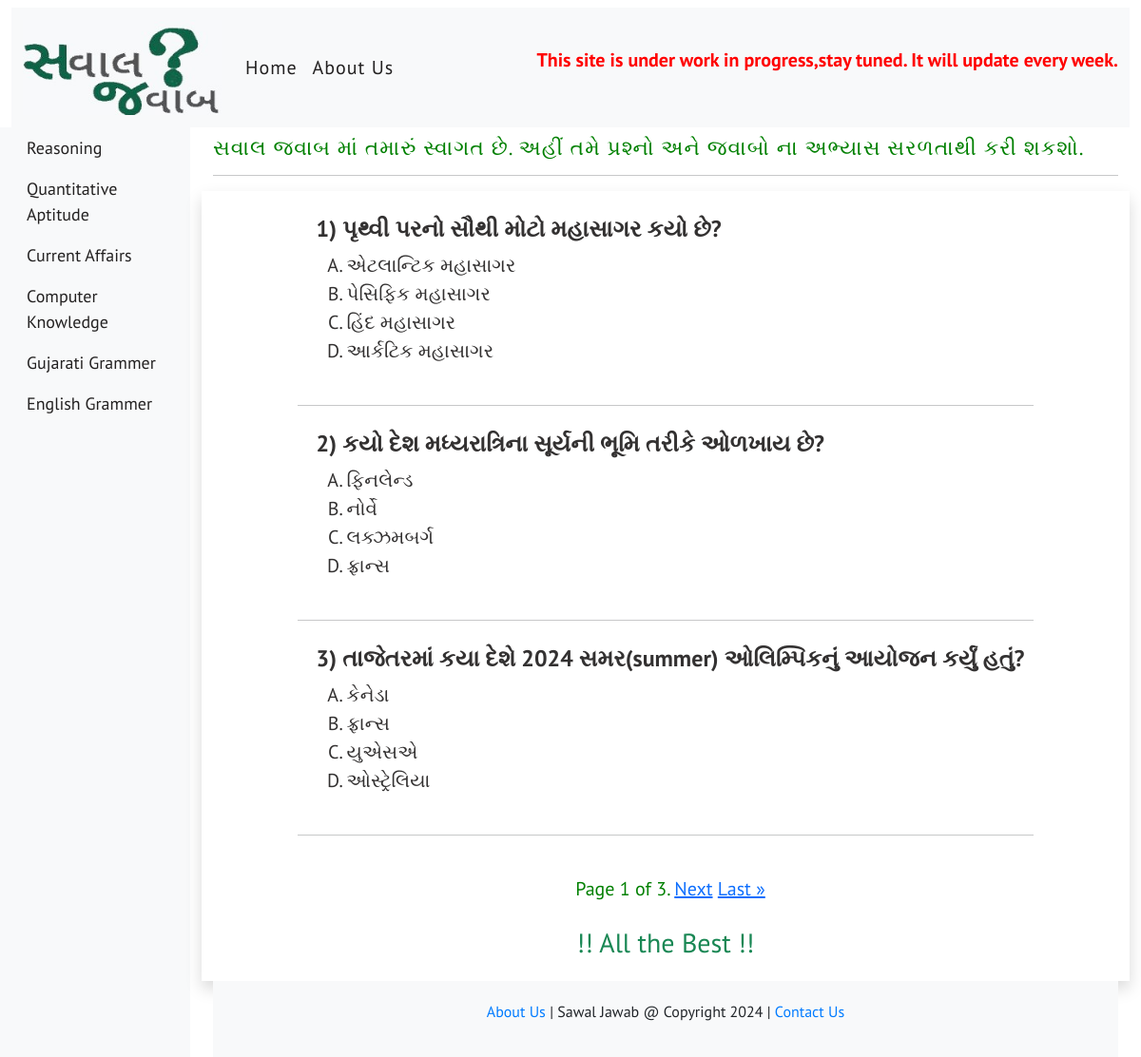
The app's page /generalknowledge/world_gk/ with its own data.
### myapp/models.py (models this page shows)
class Current_Affairs(models.Model):
    question=models.CharField(max_length=500)
    answer=models.CharField(max_length=500)
    opt_A=models.CharField(max_length=500)
    opt_B=models.CharField(max_length=500)
    opt_C=models.CharField(max_length=500)
    opt_D=models.CharField(max_length=500)
    ans_description=models.TextField(max_length=1000)
    category=models.CharField(max_length=300)
    question_topic=models.CharField(max_length=300)

class General_knowledge(Current_Affairs):
    pass

class Current_Affairs(models.Model):
    question=models.CharField(max_length=500)
    answer=models.CharField(max_length=500)
    opt_A=models.CharField(max_length=500)
    opt_B=models.CharField(max_length=500)
    opt_C=models.CharField(max_length=500)
    opt_D=models.CharField(max_length=500)
    ans_description=models.TextField(max_length=1000)
    category=models.CharField(max_length=300)
    question_topic=models.CharField(max_length=300)

### myapp/views.py (the view)
# urls.py: path('generalknowledge/<slug:category_slug>/',views.GK_questions,name='gk_questions'),
def GK_questions(request,category_slug):
    gk=General_knowledge.objects.filter(question_topic=category_slug)
    paginator = Paginator(gk, 3)
    page_number = request.GET.get("page")
    page_obj = paginator.get_page(page_number)
    return render(request,'myapp/sawaljawab.html',{'page_obj':page_obj})

### myapp/templates/myapp/sawaljawab.html (shortened to what this page needs)
{% extends 'myapp/base.html' %}
{% block content %}
<div class="col-md-9 ml-sm-auto col-lg-10 px-md-4">
    <h3 class="mt-2" id="gujaratiheadings">સવાલ જવાબ માં તમારું સ્વાગત છે. અહીં તમે પ્રશ્નો અને જવાબો ના અભ્યાસ સરળતાથી કરી શકશો.</h3>
    <hr>
    <div class="row mt-2 shadow p-3">
        <div class="currentaffairs">
            <div class="innersection">
                       {% for q in page_obj %}
                            <div>
                                <h4 style="text-align: left; letter-spacing: normal; font-weight:bold;"> <span class="question_id">{{ page_obj.start_index|add:forloop.counter0 }})</span> {{q.question}}</h4>
                                    <ul style="text-align: left; list-style:upper-alpha;">
                                        <li><a onclick="optASelected(this, '{{ q.answer }}', '{{ q.ans_description}}')">{{q.opt_A}}</a></li>
                                        <li><a onclick="optBSelected(this, '{{ q.answer }}', '{{ q.ans_description}}')">{{q.opt_B}}</a></li>
                                        <li><a onclick="optCSelected(this, '{{ q.answer }}', '{{ q.ans_description}}')">{{q.opt_C}}</a></li>
                                        <li><a onclick="optDSelected(this, '{{ q.answer }}', '{{ q.ans_description}}')">{{q.opt_D}}</a></li>
                                    </ul>
                          </div>
                       <hr style="font-weight: bolder;">
                      {% endfor %}
                       <div class="pagination">
                        <span class="step-links"  style="color: green; padding: 15px; font-size: 20px;">
                            <span class="current">
                                Page {{ page_obj.number }} of {{ page_obj.paginator.num_pages }}.
                            </span>
                            {% if page_obj.has_next %}
                                <a href="?page={{ page_obj.next_page_number }}">Next</a>
                                <a href="?page={{ page_obj.paginator.num_pages }}">Last &raquo;</a>
                            {% endif %}
                        </span>
                    </div>
            </div>
    </div>
    <div><h3 class="text-center text-success">!! All the Best !!</h3></div>
{% endblock content %}

### myapp/static/myapp/css/style.css (style rules this page uses)
* { margin:0; padding:0; box-sizing:border-box; font-family: 'Anek Gujarati', sans-serif; font-family: 'Poppins', sans-serif; font-family: 'PT Sans', sans-serif; }
#gujaratiheadings { font-family: 'Anek Gujarati', sans-serif; font-family: 'PT Sans', sans-serif; font-size: 22px; letter-spacing: 1px; color: green; }
.currentaffairs { width: 700px; height: auto; display: flex; flex-direction: row; justify-content: center; }
.innersection { width: auto; height: auto; background-color:white; border-radius: 5px; }
.innersection > div { font-family: 'Anek Gujarati', sans-serif; font-family: 'Noto Serif Gujarati', serif; font-family: 'Poppins', sans-serif; font-family: 'PT Sans', sans-serif; font-size: 20px; width: auto; height: auto; margin-left: 10px; padding: 10px; color: rgb(51, 49, 49); }
.innersection > div > ul > li > a { text-decoration: none; }
.pagination > span { margin: auto; text-align: center; }

### records on screen
General_knowledge: start_index|add "1", question "પૃથ્વી પરનો સૌથી મોટો મહાસાગર કયો છે?", opt_A "એટલાન્ટિક મહાસાગર", opt_B "પેસિફિક મહાસાગર", opt_C "હિંદ મહાસાગર", opt_D "આર્કટિક મહાસાગર"
General_knowledge: start_index|add "2", question "કયો દેશ મધ્યરાત્રિના સૂર્યની ભૂમિ તરીકે ઓળખાય છે?", opt_A "ફિનલેન્ડ", opt_B "નોર્વે", opt_C "લક્ઝમબર્ગ", opt_D "ફ્રાન્સ"
General_knowledge: start_index|add "3", question "તાજેતરમાં કયા દેશે 2024 સમર(summer) ઓલિમ્પિકનું આયોજન કર્યું હતું?", opt_A "કેનેડા", opt_B "ફ્રાન્સ", opt_C "યુએસએ", opt_D "ઓસ્ટ્રેલિયા"

### other values on screen
{{ page_obj.number }} "1"
{{ page_obj.paginator.num_pages }} "3"
